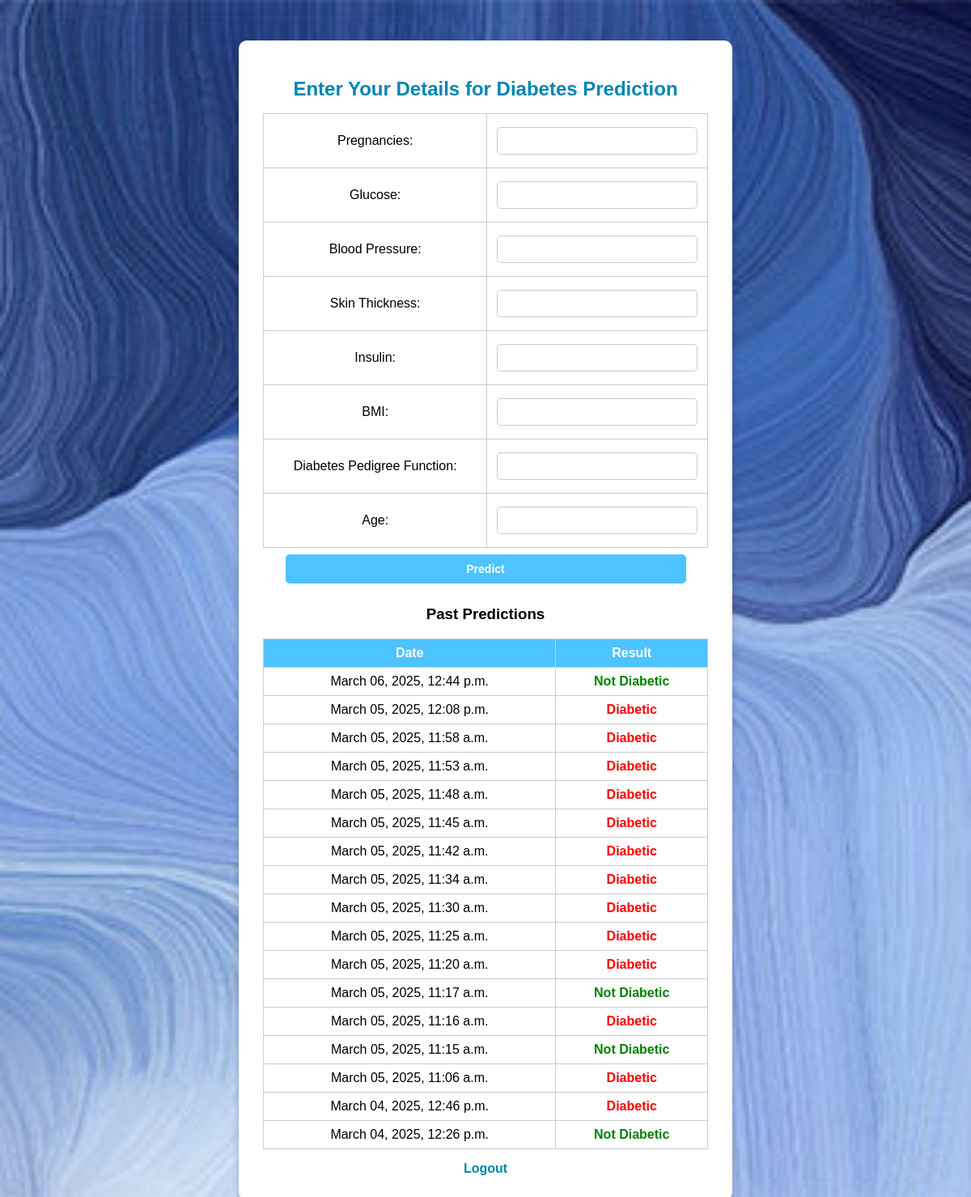
Page /predict/ (signed in) on the committed database.
### DiabetesPrediction/models.py (models this page shows, shortened)
class PredictionHistory(models.Model):
    user = models.ForeignKey(User, on_delete=models.CASCADE, related_name="predictions")
    pregnancies = models.IntegerField()
    glucose = models.FloatField()
    blood_pressure = models.FloatField()
    skin_thickness = models.FloatField()
    insulin = models.FloatField()
    bmi = models.FloatField()
    diabetes_pedigree_function = models.FloatField()
    age = models.IntegerField()
    prediction = models.CharField(max_length=20, choices=[("Positive", "Positive"), ("Negative", "Negative")], default="Not Predicted")
    created_at = models.DateTimeField(auto_now_add=True)

### DiabetesPrediction/views.py (the view, shortened to what this page needs)
# urls.py: path("predict/", views.predict, name="predict"),
@login_required
def predict(request):
    result, shap_values, top_factors = None, None, []
    past_predictions = PredictionHistory.objects.filter(user=request.user).order_by("-created_at")
    return render(request, "predict.html", {
        "result": result,
        "history": past_predictions,
        "top_factors": top_factors  # Send top contributing factors to the template
    })

### templates/predict.html (shortened to what this page needs)
{% load static %}
<!DOCTYPE html>
<html lang="en">
<head>
</head>
<body>
<div class="container">
    <div class="main">
        <h1>Enter Your Details for Diabetes Prediction</h1>
        <form action="{% url 'result' %}" method="POST">
            <table>
                <tr><td align="right">Pregnancies:</td><td align="left"><input type="text" name="n1"></td></tr>
                <tr><td align="right">Glucose:</td><td align="left"><input type="text" name="n2"></td></tr>
                <tr><td align="right">Blood Pressure:</td><td align="left"><input type="text" name="n3"></td></tr>
                <tr><td align="right">Skin Thickness:</td><td align="left"><input type="text" name="n4"></td></tr>
                <tr><td align="right">Insulin:</td><td align="left"><input type="text" name="n5"></td></tr>
                <tr><td align="right">BMI:</td><td align="left"><input type="text" name="n6"></td></tr>
                <tr><td align="right">Diabetes Pedigree Function:</td><td align="left"><input type="text" name="n7"></td></tr>
                <tr><td align="right">Age:</td><td align="left"><input type="text" name="n8"></td></tr>
            </table>
            <button type="submit">Predict</button>
        </form>
        <h3>Past Predictions</h3>
        <table>
            <tr>
                <th>Date</th>
                <th>Result</th>
            </tr>
            {% for entry in history %}
            <tr>
                <td>{{ entry.created_at|date:"F d, Y, g:i a" }}</td>
                <td style="color: {% if entry.prediction == 'Diabetic' %}red{% else %}green{% endif %}; font-weight: bold;">
                     {{ entry.prediction }}
                </td>
            </tr>
            {% empty %}
            <tr>
                <td colspan="2">No past predictions found.</td>
            </tr>
            {% endfor %}
        </table>
        <a href="{% url 'logout' %}" class="logout">Logout</a>
    </div>
</div>
</body>
</html>

### rows in the picture
PredictionHistory: created_at "March 06, 2025, 12:44 p.m.", prediction "Not Diabetic"
PredictionHistory: created_at "March 05, 2025, 12:08 p.m.", prediction "Diabetic"
PredictionHistory: created_at "March 05, 2025, 11:58 a.m.", prediction "Diabetic"
PredictionHistory: created_at "March 05, 2025, 11:53 a.m.", prediction "Diabetic"
PredictionHistory: created_at "March 05, 2025, 11:48 a.m.", prediction "Diabetic"
PredictionHistory: created_at "March 05, 2025, 11:45 a.m.", prediction "Diabetic"
PredictionHistory: created_at "March 05, 2025, 11:42 a.m.", prediction "Diabetic"
PredictionHistory: created_at "March 05, 2025, 11:34 a.m.", prediction "Diabetic"
PredictionHistory: created_at "March 05, 2025, 11:30 a.m.", prediction "Diabetic"
PredictionHistory: created_at "March 05, 2025, 11:25 a.m.", prediction "Diabetic"
PredictionHistory: created_at "March 05, 2025, 11:20 a.m.", prediction "Diabetic"
PredictionHistory: created_at "March 05, 2025, 11:17 a.m.", prediction "Not Diabetic"
PredictionHistory: created_at "March 05, 2025, 11:16 a.m.", prediction "Diabetic"
PredictionHistory: created_at "March 05, 2025, 11:15 a.m.", prediction "Not Diabetic"
PredictionHistory: created_at "March 05, 2025, 11:06 a.m.", prediction "Diabetic"
PredictionHistory: created_at "March 04, 2025, 12:46 p.m.", prediction "Diabetic"
PredictionHistory: created_at "March 04, 2025, 12:26 p.m.", prediction "Not Diabetic"
